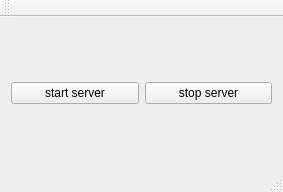
<?xml version="1.0" encoding="UTF-8"?>
<ui version="4.0">
 <class>MainView</class>
 <widget class="QMainWindow" name="MainView">
  <property name="geometry">
   <rect>
    <x>0</x>
    <y>0</y>
    <width>283</width>
    <height>192</height>
   </rect>
  </property>
  <property name="windowTitle">
   <string>MainView</string>
  </property>
  <widget class="QWidget" name="centralWidget">
   <layout class="QHBoxLayout" name="horizontalLayout">
    <item>
     <widget class="QPushButton" name="btnStartServer">
      <property name="text">
       <string>start server</string>
      </property>
     </widget>
    </item>
    <item>
     <widget class="QPushButton" name="btnStopServer">
      <property name="text">
       <string>stop server</string>
      </property>
     </widget>
    </item>
   </layout>
  </widget>
  <widget class="QMenuBar" name="menuBar">
   <property name="geometry">
    <rect>
     <x>0</x>
     <y>0</y>
     <width>283</width>
     <height>22</height>
    </rect>
   </property>
  </widget>
  <widget class="QToolBar" name="mainToolBar">
   <attribute name="toolBarArea">
    <enum>TopToolBarArea</enum>
   </attribute>
   <attribute name="toolBarBreak">
    <bool>false</bool>
   </attribute>
  </widget>
  <widget class="QStatusBar" name="statusBar"/>
 </widget>
 <layoutdefault spacing="6" margin="11"/>
 <resources/>
 <connections/>
</ui>
